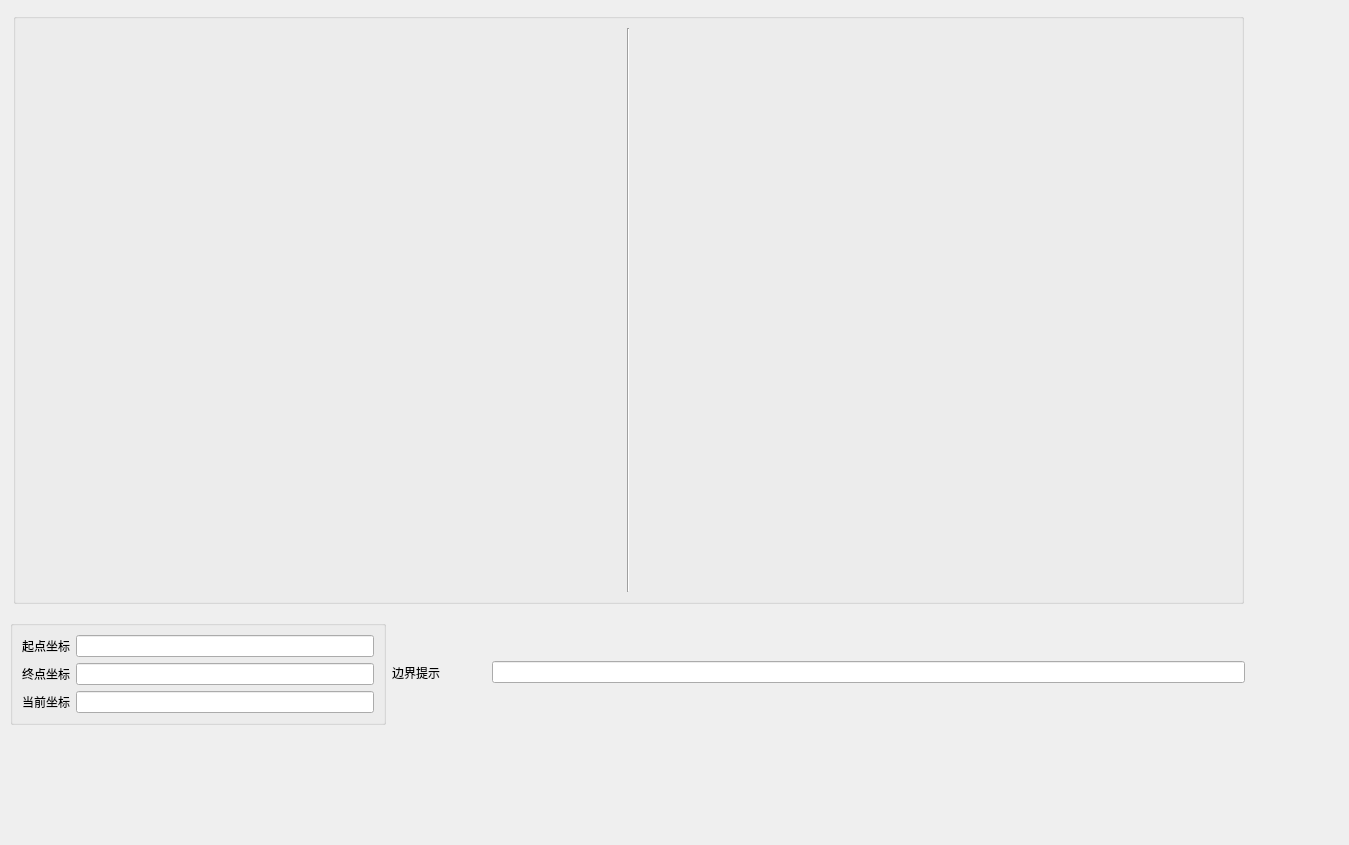
<?xml version="1.0" encoding="UTF-8"?>
<ui version="4.0">
 <class>Form</class>
 <widget class="QWidget" name="Form">
  <property name="geometry">
   <rect>
    <x>0</x>
    <y>0</y>
    <width>1349</width>
    <height>845</height>
   </rect>
  </property>
  <property name="windowTitle">
   <string>挖掘机</string>
  </property>
  <widget class="QGroupBox" name="groupBox">
   <property name="geometry">
    <rect>
     <x>13</x>
     <y>13</y>
     <width>1231</width>
     <height>591</height>
    </rect>
   </property>
   <property name="title">
    <string/>
   </property>
   <layout class="QHBoxLayout" name="horizontalLayout">
    <item>
     <widget class="QLabel" name="leftLabel">
      <property name="text">
       <string/>
      </property>
      <property name="alignment">
       <set>Qt::AlignCenter</set>
      </property>
     </widget>
    </item>
    <item>
     <widget class="Line" name="line">
      <property name="orientation">
       <enum>Qt::Vertical</enum>
      </property>
     </widget>
    </item>
    <item>
     <widget class="QLabel" name="rightLabel">
      <property name="text">
       <string/>
      </property>
      <property name="alignment">
       <set>Qt::AlignCenter</set>
      </property>
     </widget>
    </item>
   </layout>
  </widget>
  <widget class="QWidget" name="layoutWidget">
   <property name="geometry">
    <rect>
     <x>10</x>
     <y>620</y>
     <width>1235</width>
     <height>228</height>
    </rect>
   </property>
   <layout class="QVBoxLayout" name="verticalLayout_2">
    <item>
     <layout class="QHBoxLayout" name="horizontalLayout_5" stretch="4,1,8">
      <item>
       <widget class="QGroupBox" name="groupBox_2">
        <property name="title">
         <string/>
        </property>
        <layout class="QVBoxLayout" name="verticalLayout">
         <item>
          <layout class="QHBoxLayout" name="horizontalLayout_2">
           <item>
            <widget class="QLabel" name="startcoordinate">
             <property name="styleSheet">
              <string notr="true">font: 25 9pt &quot;微软雅黑 Light&quot;;</string>
             </property>
             <property name="text">
              <string>起点坐标</string>
             </property>
            </widget>
           </item>
           <item>
            <widget class="QLineEdit" name="startXY">
             <property name="cursor">
              <cursorShape>BlankCursor</cursorShape>
             </property>
             <property name="alignment">
              <set>Qt::AlignLeading|Qt::AlignLeft|Qt::AlignVCenter</set>
             </property>
            </widget>
           </item>
          </layout>
         </item>
         <item>
          <layout class="QHBoxLayout" name="horizontalLayout_3">
           <item>
            <widget class="QLabel" name="endcoordinate">
             <property name="styleSheet">
              <string notr="true">font: 25 9pt &quot;微软雅黑 Light&quot;;</string>
             </property>
             <property name="text">
              <string>终点坐标</string>
             </property>
            </widget>
           </item>
           <item>
            <widget class="QLineEdit" name="endXY">
             <property name="cursor">
              <cursorShape>BlankCursor</cursorShape>
             </property>
             <property name="alignment">
              <set>Qt::AlignLeading|Qt::AlignLeft|Qt::AlignVCenter</set>
             </property>
            </widget>
           </item>
          </layout>
         </item>
         <item>
          <layout class="QHBoxLayout" name="horizontalLayout_4">
           <item>
            <widget class="QLabel" name="nowcoordinate">
             <property name="styleSheet">
              <string notr="true">font: 25 9pt &quot;微软雅黑 Light&quot;;</string>
             </property>
             <property name="text">
              <string>当前坐标</string>
             </property>
            </widget>
           </item>
           <item>
            <widget class="QLineEdit" name="nowXY">
             <property name="cursor">
              <cursorShape>BlankCursor</cursorShape>
             </property>
             <property name="alignment">
              <set>Qt::AlignLeading|Qt::AlignLeft|Qt::AlignVCenter</set>
             </property>
            </widget>
           </item>
          </layout>
         </item>
        </layout>
       </widget>
      </item>
      <item>
       <widget class="QLabel" name="startcoordinate_2">
        <property name="styleSheet">
         <string notr="true">font: 25 24pt &quot;微软雅黑 Light&quot;;</string>
        </property>
        <property name="text">
         <string>边界提示</string>
        </property>
       </widget>
      </item>
      <item>
       <widget class="QLineEdit" name="BorderReminder">
        <property name="palette">
         <palette>
          <active>
           <colorrole role="Text">
            <brush brushstyle="SolidPattern">
             <color alpha="255">
              <red>255</red>
              <green>0</green>
              <blue>0</blue>
             </color>
            </brush>
           </colorrole>
          </active>
          <inactive>
           <colorrole role="Text">
            <brush brushstyle="SolidPattern">
             <color alpha="255">
              <red>255</red>
              <green>0</green>
              <blue>0</blue>
             </color>
            </brush>
           </colorrole>
          </inactive>
          <disabled>
           <colorrole role="Text">
            <brush brushstyle="SolidPattern">
             <color alpha="255">
              <red>120</red>
              <green>120</green>
              <blue>120</blue>
             </color>
            </brush>
           </colorrole>
          </disabled>
         </palette>
        </property>
        <property name="cursor">
         <cursorShape>BlankCursor</cursorShape>
        </property>
        <property name="styleSheet">
         <string notr="true">font: 24pt &quot;微软雅黑&quot;;</string>
        </property>
        <property name="alignment">
         <set>Qt::AlignCenter</set>
        </property>
       </widget>
      </item>
     </layout>
    </item>
    <item>
     <spacer name="verticalSpacer">
      <property name="orientation">
       <enum>Qt::Vertical</enum>
      </property>
      <property name="sizeHint" stdset="0">
       <size>
        <width>20</width>
        <height>88</height>
       </size>
      </property>
     </spacer>
    </item>
   </layout>
  </widget>
 </widget>
 <resources/>
 <connections/>
</ui>
